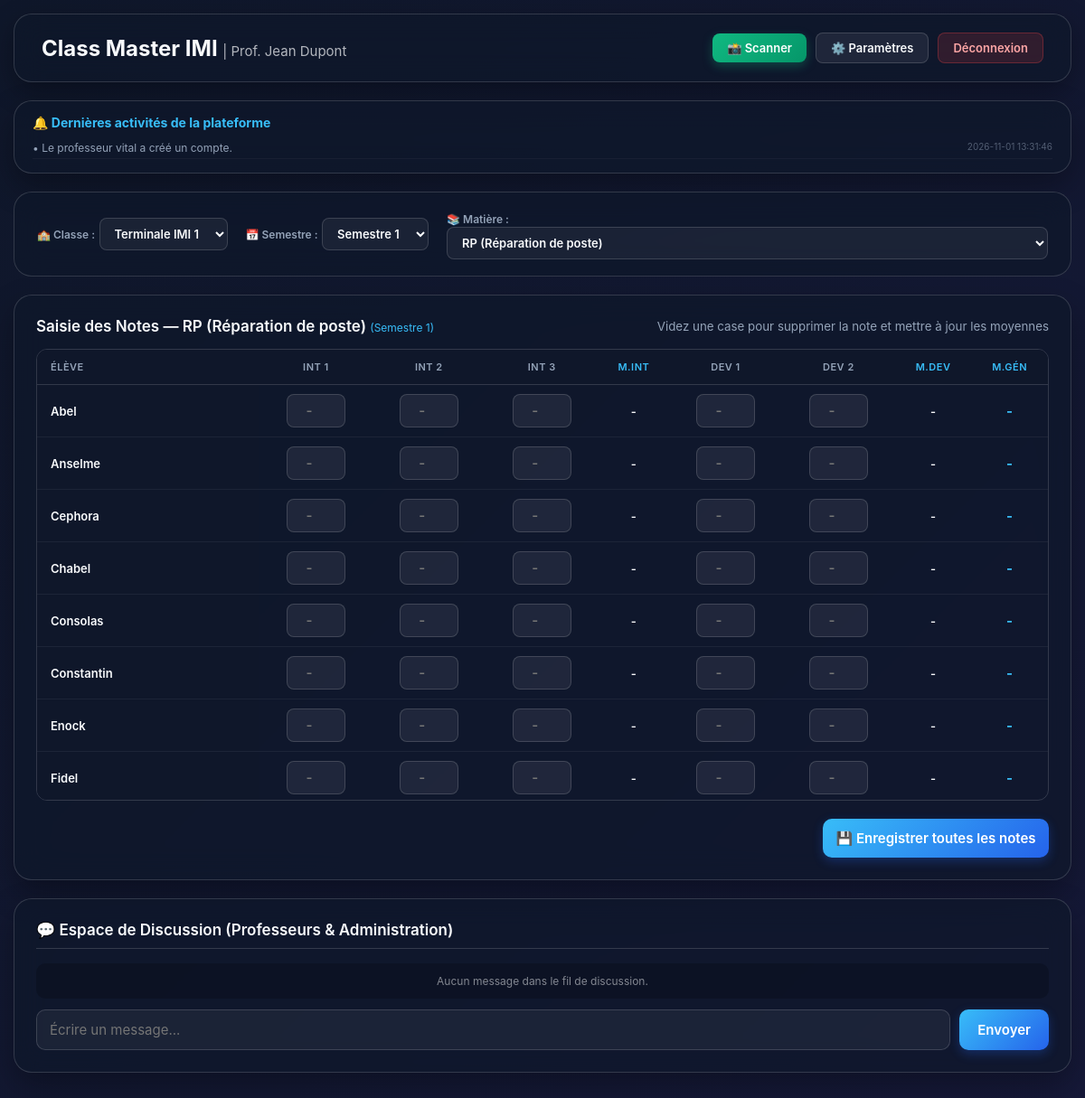
Before: / (signed in) with the older database file.
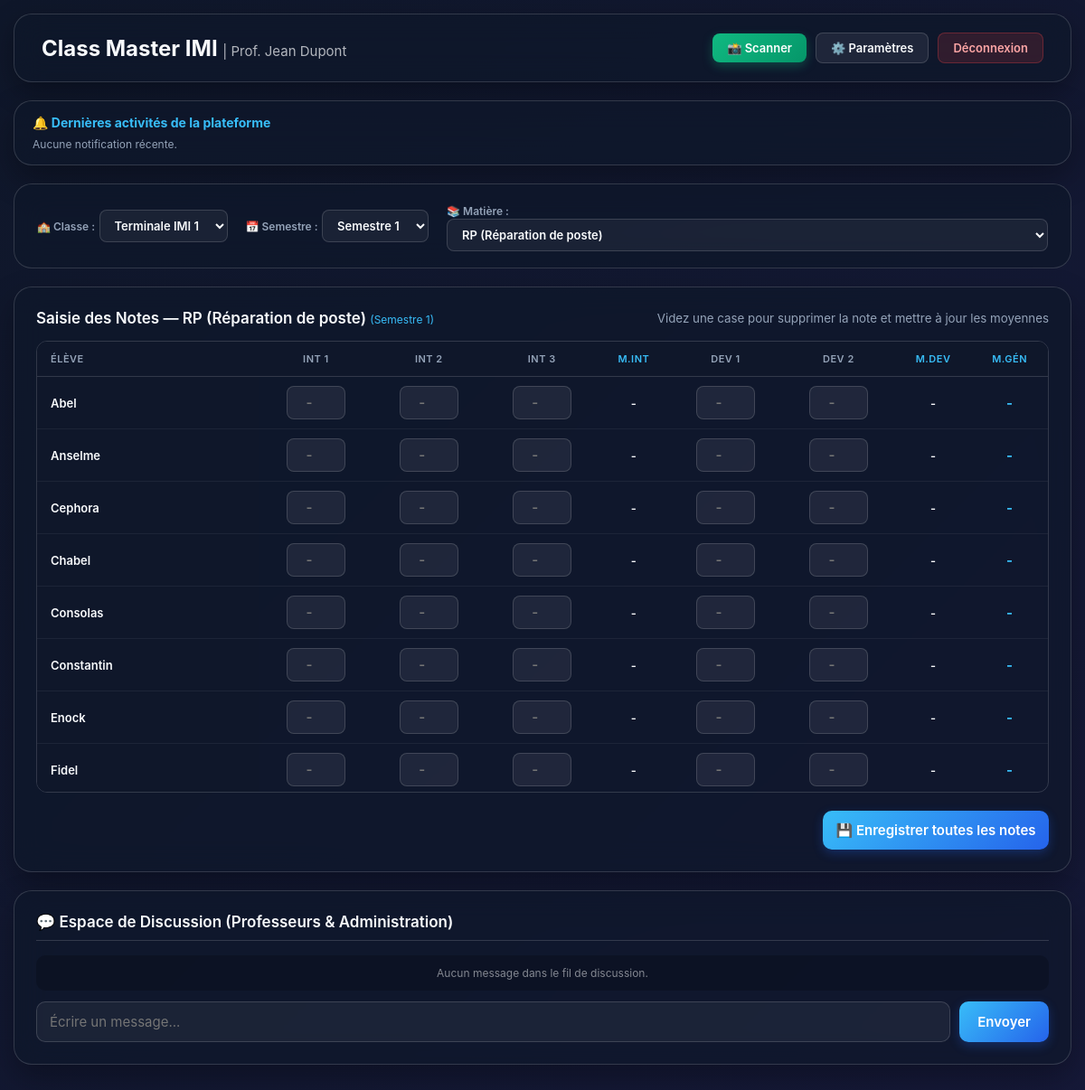
After: the same page with the newer database file.
### tables this page shows
CREATE TABLE profs (
                    id INTEGER PRIMARY KEY AUTOINCREMENT,
                    email TEXT UNIQUE NOT NULL,
                    mot_de_passe TEXT NOT NULL,
                    nom TEXT NOT NULL);

CREATE TABLE notifications (
                    id INTEGER PRIMARY KEY AUTOINCREMENT,
                    message TEXT NOT NULL,
                    date_creation TIMESTAMP DEFAULT CURRENT_TIMESTAMP);

CREATE TABLE eleves (
                    id INTEGER PRIMARY KEY AUTOINCREMENT,
                    nom TEXT NOT NULL,
                    classe TEXT NOT NULL,
                    code_secret TEXT UNIQUE);

### app.py (the view, shortened to what this page needs)
@app.route('/', methods=['GET', 'POST'])
def index():
    if 'prof_id' in session:
        view = request.args.get('view', 'dashboard')
        message = ''
        success_message = ''
        conn = get_db_connection()
        prof_info = conn.execute('SELECT * FROM profs WHERE id = ?', (session['prof_id'],)).fetchone()
        matiere_selectionnee = request.args.get('matiere', MATIERES_OFFICIELLES[0])
        classe_selectionnee = request.args.get('classe', 'Terminale IMI 1')
        semestre_selectionne = request.args.get('semestre', SEMESTRES_OFFICIELS[0])
        notes = conn.execute('SELECT * FROM notes WHERE matiere = ? AND classe = ? AND semestre = ?',
                             (matiere_selectionnee, classe_selectionnee, semestre_selectionne)).fetchall()
        liste_eleves = conn.execute('SELECT * FROM eleves WHERE classe = ? ORDER BY nom ASC', (classe_selectionnee,)).fetchall()
        bilan_eleves = []
        for e in liste_eleves:
            notes_eleve = [n for n in notes if n['nom_eleve'] == e['nom']]
            notes_dict = {n['type_eval']: n['note'] for n in notes_eleve}
            i1 = notes_dict.get('Interrogation 1', '')
            i2 = notes_dict.get('Interrogation 2', '')
            i3 = notes_dict.get('Interrogation 3', '')
            d1 = notes_dict.get('Devoir 1', '')
            d2 = notes_dict.get('Devoir 2', '')
            n_interro = [n['note'] for n in notes_eleve if 'Interrogation' in n['type_eval']]
            n_devoir = [n['note'] for n in notes_eleve if 'Devoir' in n['type_eval']]
            m_interro = sum(n_interro) / len(n_interro) if n_interro else None
            m_devoir = sum(n_devoir) / len(n_devoir) if n_devoir else None
            toutes_notes = [n['note'] for n in notes_eleve]
            m_gen = sum(toutes_notes) / len(toutes_notes) if toutes_notes else None
            bilan_eleves.append({
                'nom': e['nom'],
                'notes': notes_eleve,
                'i1': i1, 'i2': i2, 'i3': i3, 'd1': d1, 'd2': d2,
                'moy_interro': round(m_interro, 2) if m_interro is not None else '-',
                'moy_devoir': round(m_devoir, 2) if m_devoir is not None else '-',
                'moy_gen': round(m_gen, 2) if m_gen is not None else '-'
            })
        notifications = conn.execute('SELECT * FROM notifications ORDER BY id DESC LIMIT 5').fetchall()
        messages_recents = conn.execute('SELECT * FROM messages ORDER BY id DESC LIMIT 15').fetchall()
        conn.close()
        return render_template('index.html', view=view, prof_nom=session['prof_nom'], prof_info=prof_info,
                               matieres=MATIERES_OFFICIELLES, classes=CLASSES_OFFICIELLES, semestres=SEMESTRES_OFFICIELS,
                               matiere_active=matiere_selectionnee, classe_active=classe_selectionnee, semestre_actif=semestre_selectionne,
                               bilan_eleves=bilan_eleves, liste_eleves=liste_eleves,
                               notifications=notifications, messages_recents=messages_recents,
                               message=message, success_message=success_message)

### app.py (called while the page is built)
def get_db_connection():
    conn = sqlite3.connect('educmaster_mini.db')
    conn.row_factory = sqlite3.Row
    return conn

### templates/index.html (shortened to what this page needs)
<!DOCTYPE html>
<html lang="fr">
<head>
</head>
<body>
    {% if session.get('prof_id') and view == 'dashboard' %}
        <div class="dashboard-wrapper" style="align-self: flex-start;">
            <div class="header">
                <h2>Class Master IMI <span style="font-weight: 400; opacity: 0.7; font-size: 15px;">| Prof. {{ prof_nom }}</span></h2>
                <div style="display: flex; align-items: center; gap: 10px;">
                    <label class="btn-scan">
                        📸 Scanner
                    </label>
                    <a href="/?view=settings" class="settings-btn">⚙️ Paramètres</a>
                    <a href="/logout" class="logout-btn">Déconnexion</a>
                </div>
            </div>
            <div class="card" style="margin-bottom: 20px; padding: 15px 20px;">
                <h4 style="font-size: 14px; margin-bottom: 8px; color: var(--accent-primary);">🔔 Dernières activités de la plateforme</h4>
                <ul style="list-style-type: none; font-size: 12px; color: var(--text-muted);">
                    {% for notif in notifications %}
                        <li style="padding: 4px 0; border-bottom: 1px solid rgba(255,255,255,0.04);">
                            • {{ notif.message }} <span style="opacity: 0.5; font-size: 10px; float: right;">{{ notif.date_creation }}</span>
                        </li>
                    {% else %}
                        <li>Aucune notification récente.</li>
                    {% endfor %}
                </ul>
            </div>
            <div class="selectors-bar">
                <div>
                    <label style="font-size: 12px; font-weight: 600; color: var(--text-muted);">🏫 Classe :</label>
                    <select id="select-classe" onchange="updateView()">
                        {% for c in classes %}
                            <option value="{{ c }}" {% if c == classe_active %}selected{% endif %}>{{ c }}</option>
                        {% endfor %}
                    </select>
                </div>
                <div>
                    <label style="font-size: 12px; font-weight: 600; color: var(--text-muted);">📅 Semestre :</label>
                    <select id="select-semestre" onchange="updateView()">
                        {% for s in semestres %}
                            <option value="{{ s }}" {% if s == semestre_actif %}selected{% endif %}>{{ s }}</option>
                        {% endfor %}
                    </select>
                </div>
                <div style="flex-grow: 1;">
                    <label style="font-size: 12px; font-weight: 600; color: var(--text-muted);">📚 Matière :</label>
                    <select id="select-matiere" onchange="updateView()" style="width: 100%;">
                        {% for m in matieres %}
                            <option value="{{ m }}" {% if m == matiere_active %}selected{% endif %}>{{ m }}</option>
                        {% endfor %}
                    </select>
                </div>
            </div>
            <div class="card">
                <div style="display: flex; justify-content: space-between; align-items: center; margin-bottom: 15px; flex-wrap: wrap; gap: 10px;">
                    <h3 style="margin-bottom: 0; border: none; padding: 0;">Saisie des Notes — {{ matiere_active }} <span style="font-size: 12px; font-weight: 400; color: var(--accent-primary);">({{ semestre_actif }})</span></h3>
                    <small style="color: var(--text-muted);">Videz une case pour supprimer la note et mettre à jour les moyennes</small>
                </div>
                <form method="POST">
                    <div class="table-container">
                        <table style="min-width: 850px;">
                            <thead>
                                <tr>
                                    <th style="width: 22%;">Élève</th>
                                    <th>Int 1</th>
                                    <th>Int 2</th>
                                    <th>Int 3</th>
                                    <th style="color: var(--accent-primary);">M.Int</th>
                                    <th>Dev 1</th>
                                    <th>Dev 2</th>
                                    <th style="color: var(--accent-primary);">M.Dev</th>
                                    <th style="color: #38bdf8;">M.Gén</th>
                                </tr>
                            </thead>
                            <tbody>
                                {% for b in bilan_eleves %}
                                <tr>
                                    <td><strong style="font-weight: 600;">{{ b.nom }}</strong></td>
                                    <td><input type="number" step="0.25" min="0" max="20" name="note_{{ b.nom }}_Interrogation-1" value="{{ b.i1 }}" placeholder="-" class="grid-note-input"></td>
                                    <td><input type="number" step="0.25" min="0" max="20" name="note_{{ b.nom }}_Interrogation-2" value="{{ b.i2 }}" placeholder="-" class="grid-note-input"></td>
                                    <td><input type="number" step="0.25" min="0" max="20" name="note_{{ b.nom }}_Interrogation-3" value="{{ b.i3 }}" placeholder="-" class="grid-note-input"></td>
                                    <td style="font-weight: 600;">{{ b.moy_interro }}</td>
                                    <td><input type="number" step="0.25" min="0" max="20" name="note_{{ b.nom }}_Devoir-1" value="{{ b.d1 }}" placeholder="-" class="grid-note-input"></td>
                                    <td><input type="number" step="0.25" min="0" max="20" name="note_{{ b.nom }}_Devoir-2" value="{{ b.d2 }}" placeholder="-" class="grid-note-input"></td>
                                    <td style="font-weight: 600;">{{ b.moy_devoir }}</td>
                                    <td><strong style="color: #38bdf8; font-size: 15px;">{{ b.moy_gen }}</strong></td>
                                </tr>
                                {% else %}
                                <tr>
                                    <td colspan="9" style="text-align: center; opacity: 0.5; padding: 30px;">Aucun élève enregistré dans cette classe.</td>
                                </tr>
                                {% endfor %}
                            </tbody>
                        </table>
                    </div>
                    <div style="margin-top: 20px; text-align: right;">
                        <button type="submit" class="btn-main" style="max-width: 250px; margin-bottom: 0;">💾 Enregistrer toutes les notes</button>
                    </div>
                </form>
            </div>
            <div class="card" style="margin-top: 20px;">
                <h3>💬 Espace de Discussion (Professeurs & Administration)</h3>
                <div style="max-height: 220px; overflow-y: auto; background: rgba(0,0,0,0.2); padding: 12px; border-radius: 10px; margin-bottom: 12px; display: flex; flex-direction: column; gap: 8px;">
                    {% for msg in messages_recents %}
                        <div style="background: rgba(255,255,255,0.05); padding: 8px 12px; border-radius: 8px; font-size: 13px;">
                            <strong style="color: var(--accent-primary);">{{ msg.auteur }} :</strong>
                            <span>{{ msg.contenu }}</span>
                            <span style="font-size: 10px; opacity: 0.5; float: right;">{{ msg.date_envoi }}</span>
                        </div>
                    {% else %}
                        <p style="font-size: 12px; opacity: 0.5; text-align: center;">Aucun message dans le fil de discussion.</p>
                    {% endfor %}
                </div>
                <form method="POST">
                    <div style="display: flex; gap: 10px;">
                        <input type="text" name="contenu_msg" placeholder="Écrire un message..." required style="margin-bottom: 0; flex-grow: 1;">
                        <button type="submit" class="btn-main" style="width: auto; padding: 0 20px; margin-bottom: 0;">Envoyer</button>
                    </div>
                </form>
            </div>
        </div>
    {% endif %}
</body>
</html>

### templates/index.html (style rules this page uses)
:root { --bg-gradient: linear-gradient(135deg, #0f172a 0%, #1e1b4b 50%, #09203f 100%); --glass-bg: rgba(255, 255, 255, 0.07); --glass-border: rgba(255, 255, 255, 0.15); --glass-card: rgba(15, 23, 42, 0.65); --accent-primary: #38bdf8; --accent-secondary: #818cf8; --accent-success: #34d399; --text-main: #f8fafc; --text-muted: #94a3b8; }
* { margin: 0; padding: 0; box-sizing: border-box; font-family: 'Inter', 'Segoe UI', system-ui, -apple-system, sans-serif; }
body { min-height: 100vh; background: var(--bg-gradient); background-size: 400% 400%; animation: gradientShift 20s ease infinite; display: flex; justify-content: center; align-items: center; padding: 15px; color: var(--text-main); transition: background 0.3s ease, color 0.3s ease; }
.login-card input, .login-card select, .card input, .card select { width: 100%; padding: 12px 14px; margin-bottom: 14px; border: 1px solid var(--glass-border); border-radius: 10px; background: rgba(255, 255, 255, 0.05); color: var(--text-main); font-size: 15px; outline: none; }
.grid-note-input { width: 65px !important; padding: 8px 4px !important; margin-bottom: 0 !important; text-align: center; border-radius: 8px !important; border: 1px solid var(--glass-border) !important; background: rgba(255, 255, 255, 0.07) !important; color: var(--text-main) !important; font-weight: 600; }
select option { background: #0f172a; color: #ffffff; white-space: normal; }
.btn-main { width: 100%; padding: 12px; border: none; border-radius: 10px; background: linear-gradient(135deg, #38bdf8 0%, #2563eb 100%); color: #ffffff; font-size: 15px; font-weight: 600; cursor: pointer; transition: all 0.3s ease; box-shadow: 0 4px 12px rgba(37, 99, 235, 0.3); margin-bottom: 12px; }
.dashboard-wrapper { width: 100%; max-width: 1400px; }
.header { display: flex; justify-content: space-between; align-items: center; background: var(--glass-card); backdrop-filter: blur(16px); border: 1px solid var(--glass-border); border-radius: 20px; padding: 20px 30px; margin-bottom: 20px; box-shadow: 0 10px 30px rgba(0, 0, 0, 0.3); gap: 15px; flex-wrap: wrap; }
.logout-btn { background: rgba(239, 68, 68, 0.15); color: #fca5a5; text-decoration: none; padding: 8px 16px; border-radius: 8px; border: 1px solid rgba(239, 68, 68, 0.3); font-weight: 600; font-size: 13px; }
.settings-btn { background: var(--glass-bg); color: var(--text-main); text-decoration: none; padding: 8px 16px; border-radius: 8px; border: 1px solid var(--glass-border); font-weight: 600; font-size: 13px; }
.btn-scan { background: linear-gradient(135deg, #10b981 0%, #059669 100%); color: white; padding: 8px 16px; border-radius: 8px; border: none; font-size: 13px; font-weight: 600; cursor: pointer; display: inline-flex; align-items: center; gap: 6px; transition: all 0.3s ease; box-shadow: 0 4px 12px rgba(16, 185, 129, 0.3); }
.selectors-bar { background: var(--glass-card); backdrop-filter: blur(16px); border: 1px solid var(--glass-border); border-radius: 20px; padding: 18px 25px; margin-bottom: 20px; display: flex; align-items: center; gap: 20px; flex-wrap: wrap; }
.selectors-bar select { padding: 8px 12px; border-radius: 8px; border: 1px solid var(--glass-border); background: rgba(255, 255, 255, 0.05); color: var(--text-main); font-weight: 600; font-size: 13px; outline: none; }
.card { background: var(--glass-card); backdrop-filter: blur(16px); border: 1px solid var(--glass-border); border-radius: 20px; padding: 24px; box-shadow: 0 15px 35px rgba(0, 0, 0, 0.3); text-align: left; }
.card h3 { font-size: 17px; font-weight: 600; margin-bottom: 16px; border-bottom: 1px solid var(--glass-border); padding-bottom: 10px; color: var(--text-main); }
.table-container { max-height: 500px; overflow: auto; position: relative; border-radius: 12px; border: 1px solid var(--glass-border); }
table { width: 100%; border-collapse: collapse; border-spacing: 0; }
th { position: sticky; top: 0; background: #0f172a; z-index: 10; padding: 12px 8px; text-align: center; font-weight: 600; color: var(--text-muted); font-size: 11px; text-transform: uppercase; letter-spacing: 0.5px; border-bottom: 1px solid var(--glass-border); }
td:first-child, th:first-child { position: sticky; left: 0; background: #0f172a; z-index: 5; text-align: left; padding-left: 15px; }
th:first-child { z-index: 20; }
td { padding: 10px 8px; text-align: center; border-bottom: 1px solid rgba(255, 255, 255, 0.06); font-size: 13px; vertical-align: middle; white-space: nowrap; }

Changed rows visible on the page:
removed notifications: message "Le professeur vital a créé un compte.", date_creation "2026-11-01 13:31:46"
Other visible differences:
text now shown: "Aucune notification récente."
